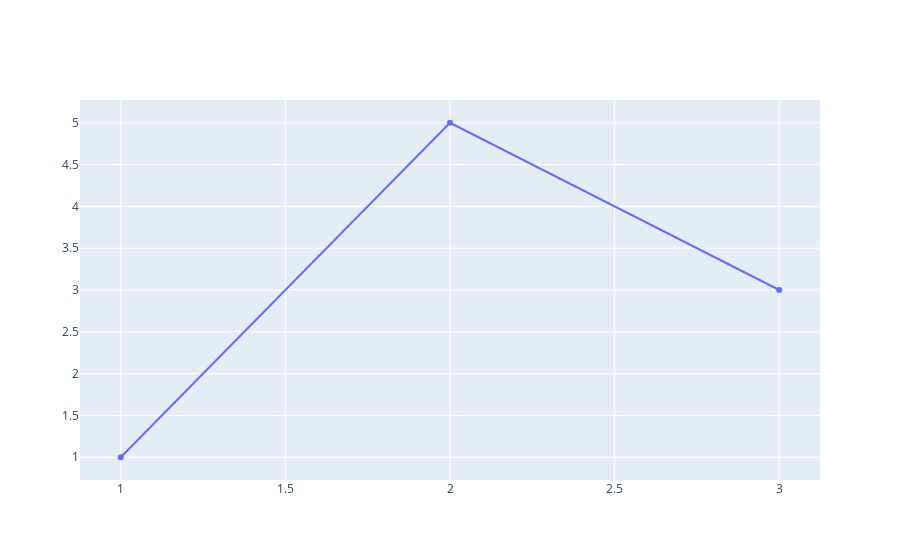

Notebook cell for this chart:
### Markdown cell above
### 2.4.7 add から始まるメソッドによる trace の追加

### Code cell
fig2 = go.Figure()
fig2.add_trace(go.Scatter(x=[1, 2, 3], y=[1, 5, 3]))

### Figure 1 — Plotly figure (JSON) as saved in the notebook; plotly's stock layout.template omitted (floating-point values rounded to 4 significant figures)
{"data": [{"type": "scatter", "x": [1, 2, 3], "y": [1, 5, 3]}], "layout": {}}
